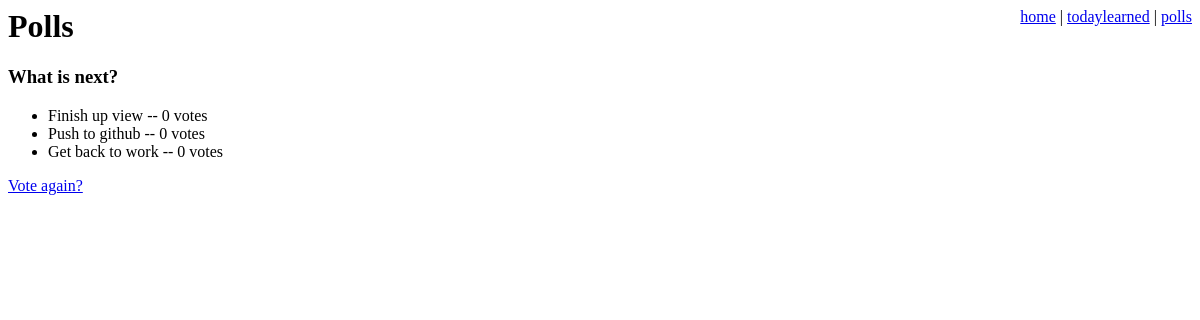
/polls/5/results/, run on an earlier commit of the app's database.
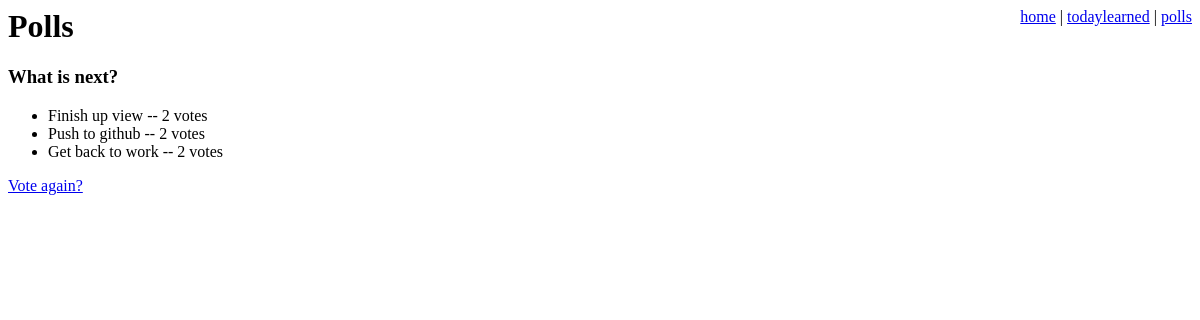
And on a later commit of the database.
### polls/models.py (models this page shows, shortened)
class Choice(models.Model):
    question = models.ForeignKey(Question)
    choice_text = models.CharField(max_length=200)
    votes = models.IntegerField(default=0)

### polls/views.py (the view)
# urls.py: url(r'^(?P<pk>[0-9]+)/results/$', views.ResultsView.as_view(), name='results'),
class ResultsView(generic.DetailView):
    model = Question
    template_name = 'polls/results.html'

### polls/templates/polls/results.html
{% extends "polls_base.html" %}
{% block content %}
<h3>{{question.question_text }}</h3>
<ul>
{% for choice in question.choice_set.all %}
    <li>{{ choice.choice_text }} -- {{ choice.votes }} vote{{ choice.votes|pluralize }}</li>
{% endfor %}
</ul>
<a href="{% url 'polls:detail' question.id %}">Vote again?</a>
{% endblock %}

What changed in the data, as far as the page shows it:
changed Choice "Finish up view": votes "0" → "2"
changed Choice "Push to github": votes "0" → "2"
changed Choice "Get back to work": votes "0" → "2"
